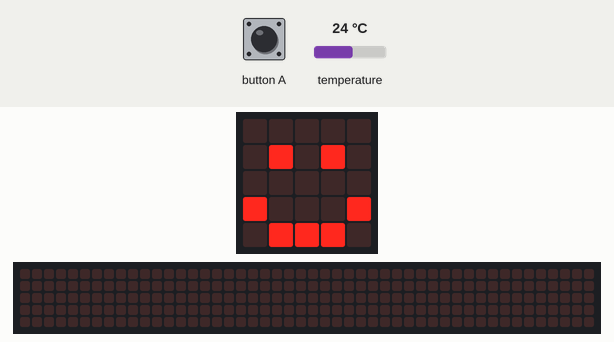
A program run on a simulated BBC micro:bit (MakeCode). Parts: the board's 5×5 LED display, a strip that is not on the board, showing the scrolling text unrolled. The inputs (shaded band) are chosen by the test bench; at power-on: temperature 24 °C. The 48×5 strip is a reading aid, not a part: it shows the text the display is scrolling, unrolled, one strip-width of it at a time.

Above: at 1.8 s.
1.9 s: button A pressed for 0.15 s
At 2.12 s:
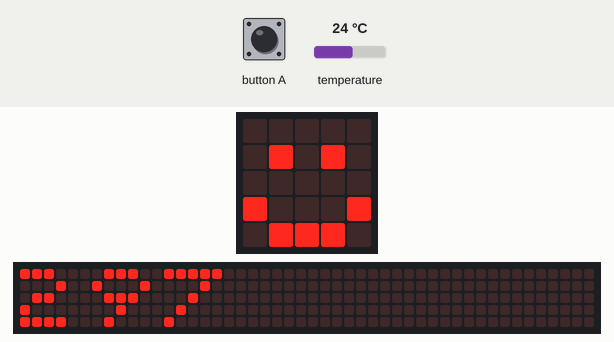
2.6 s: button A pressed for 0.15 s
3.3 s: temperature set to 12 °C
At 9.1 s:
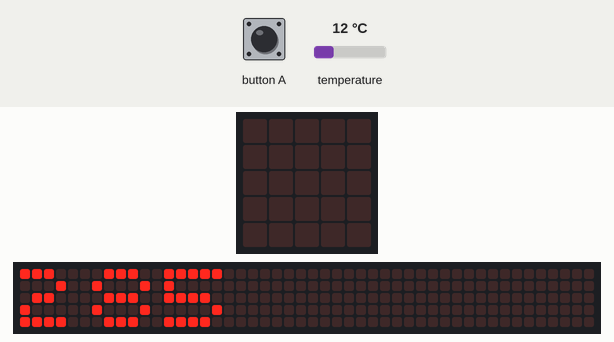
At 10.6 s:
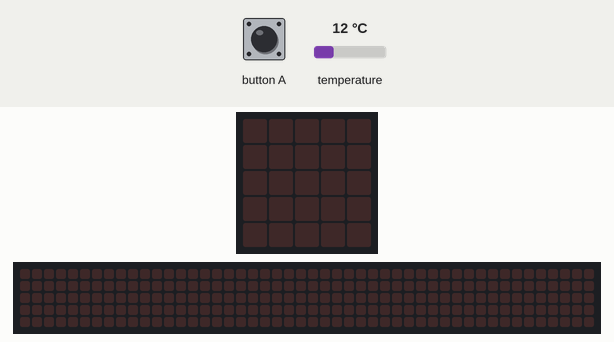
Timing chart, 0 to 12.1 s (numbered marks = the images above; inputs shaded):
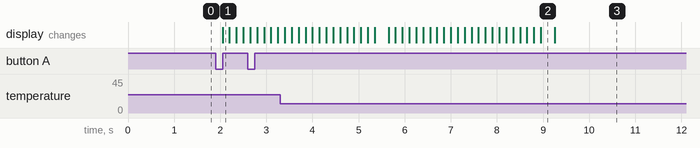

The program:

main.ts
```typescript
// (licence header left out)
let currentTemperatureCelcius: number
let currentTemperatureKelvin: number

basic.clearScreen()
basic.showIcon(IconNames.Happy)

// On Button A
input.onButtonPressed(Button.A, function() {
    currentTemperatureCelcius = input.temperature()
    currentTemperatureKelvin = currentTemperatureCelcius + 273
    basic.showNumber(currentTemperatureKelvin)
})
```

Measured:
- after the input at 1.9 s, the display: changes after 0.15 s (image 1)
